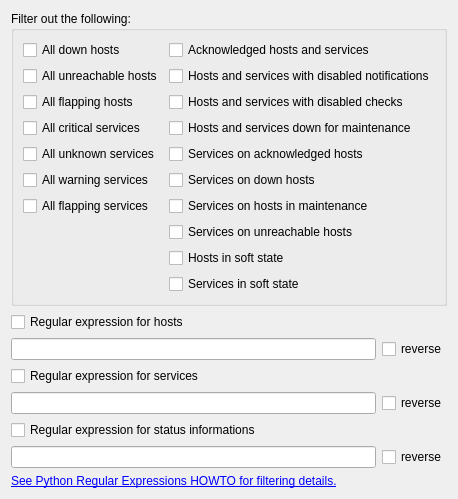
     <widget class="QWidget" name="tab_filters">
      <attribute name="title">
       <string>Filters</string>
      </attribute>
      <layout class="QGridLayout" name="gridLayout_4">
       <item row="4" column="0" rowspan="2">
        <layout class="QHBoxLayout" name="horizontalLayout_9">
         <item>
          <widget class="QLineEdit" name="input_lineedit_re_host_pattern">
           <property name="sizePolicy">
            <sizepolicy hsizetype="Expanding" vsizetype="Fixed">
             <horstretch>0</horstretch>
             <verstretch>0</verstretch>
            </sizepolicy>
           </property>
          </widget>
         </item>
         <item>
          <widget class="QCheckBox" name="input_checkbox_re_host_reverse">
           <property name="text">
            <string>reverse</string>
           </property>
          </widget>
         </item>
        </layout>
       </item>
       <item row="15" column="0">
        <widget class="QLabel" name="label_python_re">
         <property name="text">
          <string>&lt;a href=http://docs.python.org/howto/regex.html&gt;See Python Regular Expressions HOWTO for filtering details.&lt;/a&gt;</string>
         </property>
         <property name="openExternalLinks">
          <bool>true</bool>
         </property>
         <property name="textInteractionFlags">
          <set>Qt::TextBrowserInteraction</set>
         </property>
        </widget>
       </item>
       <item row="16" column="0">
        <spacer name="verticalSpacer_5">
         <property name="orientation">
          <enum>Qt::Vertical</enum>
         </property>
         <property name="sizeHint" stdset="0">
          <size>
           <width>0</width>
           <height>0</height>
          </size>
         </property>
        </spacer>
       </item>
       <item row="11" column="0">
        <widget class="QCheckBox" name="input_checkbox_re_status_information_enabled">
         <property name="text">
          <string>Regular expression for status informations</string>
         </property>
        </widget>
       </item>
       <item row="8" column="0">
        <widget class="QCheckBox" name="input_checkbox_re_service_enabled">
         <property name="text">
          <string>Regular expression for services</string>
         </property>
        </widget>
       </item>
       <item row="1" column="0">
        <widget class="QGroupBox" name="groupbox_filters">
         <property name="title">
          <string>Filter out the following:</string>
         </property>
         <layout class="QGridLayout" name="gridLayout_5">
          <item row="6" column="0">
           <widget class="QCheckBox" name="input_checkbox_filter_all_flapping_services">
            <property name="text">
             <string>All flapping services</string>
            </property>
           </widget>
          </item>
          <item row="10" column="1">
           <widget class="QCheckBox" name="input_checkbox_filter_services_in_soft_state">
            <property name="text">
             <string>Services in soft state</string>
            </property>
           </widget>
          </item>
          <item row="1" column="0">
           <widget class="QCheckBox" name="input_checkbox_filter_all_unreachable_hosts">
            <property name="text">
             <string>All unreachable hosts</string>
            </property>
           </widget>
          </item>
          <item row="5" column="1">
           <widget class="QCheckBox" name="input_checkbox_filter_services_on_down_hosts">
            <property name="text">
             <string>Services on down hosts</string>
            </property>
           </widget>
          </item>
          <item row="8" column="1">
           <widget class="QCheckBox" name="input_checkbox_filter_services_on_unreachable_hosts">
            <property name="text">
             <string>Services on unreachable hosts</string>
            </property>
           </widget>
          </item>
          <item row="0" column="1">
           <widget class="QCheckBox" name="input_checkbox_filter_acknowledged_hosts_services">
            <property name="text">
             <string>Acknowledged hosts and services</string>
            </property>
           </widget>
          </item>
          <item row="1" column="1">
           <widget class="QCheckBox" name="input_checkbox_filter_hosts_services_disabled_notifications">
            <property name="text">
             <string>Hosts and services with disabled notifications</string>
            </property>
           </widget>
          </item>
          <item row="9" column="1">
           <widget class="QCheckBox" name="input_checkbox_filter_hosts_in_soft_state">
            <property name="text">
             <string>Hosts in soft state</string>
            </property>
           </widget>
          </item>
          <item row="3" column="0">
           <widget class="QCheckBox" name="input_checkbox_filter_all_critical_services">
            <property name="text">
             <string>All critical services</string>
            </property>
           </widget>
          </item>
          <item row="2" column="1">
           <widget class="QCheckBox" name="input_checkbox_filter_hosts_services_disabled_checks">
            <property name="text">
             <string>Hosts and services with disabled checks</string>
            </property>
           </widget>
          </item>
          <item row="2" column="0">
           <widget class="QCheckBox" name="input_checkbox_filter_all_flapping_hosts">
            <property name="text">
             <string>All flapping hosts</string>
            </property>
           </widget>
          </item>
          <item row="6" column="1">
           <widget class="QCheckBox" name="input_checkbox_filter_services_on_hosts_in_maintenance">
            <property name="text">
             <string>Services on hosts in maintenance</string>
            </property>
           </widget>
          </item>
          <item row="4" column="1">
           <widget class="QCheckBox" name="input_checkbox_filter_services_on_acknowledged_hosts">
            <property name="text">
             <string>Services on acknowledged hosts</string>
            </property>
           </widget>
          </item>
          <item row="4" column="0">
           <widget class="QCheckBox" name="input_checkbox_filter_all_unknown_services">
            <property name="text">
             <string>All unknown services</string>
            </property>
           </widget>
          </item>
          <item row="5" column="0">
           <widget class="QCheckBox" name="input_checkbox_filter_all_warning_services">
            <property name="text">
             <string>All warning services</string>
            </property>
           </widget>
          </item>
          <item row="0" column="0">
           <widget class="QCheckBox" name="input_checkbox_filter_all_down_hosts">
            <property name="text">
             <string>All down hosts</string>
            </property>
           </widget>
          </item>
          <item row="3" column="1">
           <widget class="QCheckBox" name="input_checkbox_filter_hosts_services_maintenance">
            <property name="text">
             <string>Hosts and services down for maintenance</string>
            </property>
           </widget>
          </item>
         </layout>
        </widget>
       </item>
       <item row="3" column="0">
        <widget class="QCheckBox" name="input_checkbox_re_host_enabled">
         <property name="text">
          <string>Regular expression for hosts</string>
         </property>
        </widget>
       </item>
       <item row="12" column="0" rowspan="2">
        <layout class="QHBoxLayout" name="horizontalLayout_11">
         <item>
          <widget class="QLineEdit" name="input_lineedit_re_status_information_pattern"/>
         </item>
         <item>
          <widget class="QCheckBox" name="input_checkbox_re_status_information_reverse">
           <property name="text">
            <string>reverse</string>
           </property>
          </widget>
         </item>
        </layout>
       </item>
       <item row="9" column="0" rowspan="2">
        <layout class="QHBoxLayout" name="horizontalLayout_10">
         <item>
          <widget class="QLineEdit" name="input_lineedit_re_service_pattern"/>
         </item>
         <item>
          <widget class="QCheckBox" name="input_checkbox_re_service_reverse">
           <property name="text">
            <string>reverse</string>
           </property>
          </widget>
         </item>
        </layout>
       </item>
      </layout>
     </widget>
